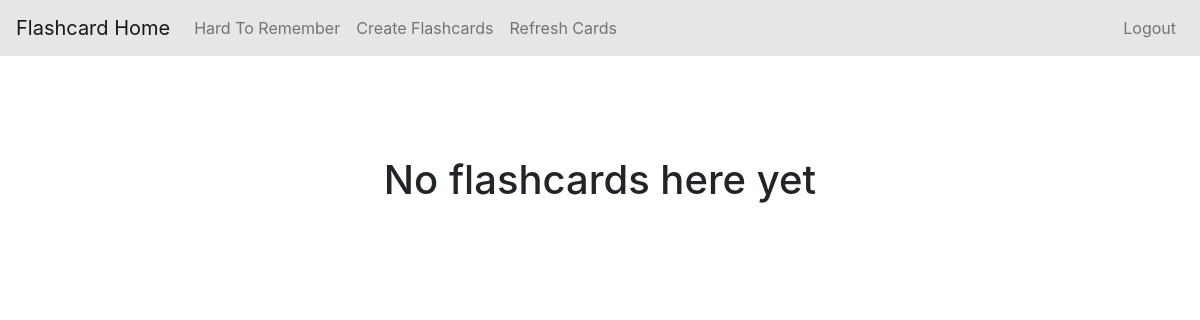
/hard_to_remember (signed in), run on an earlier commit of the app's database.
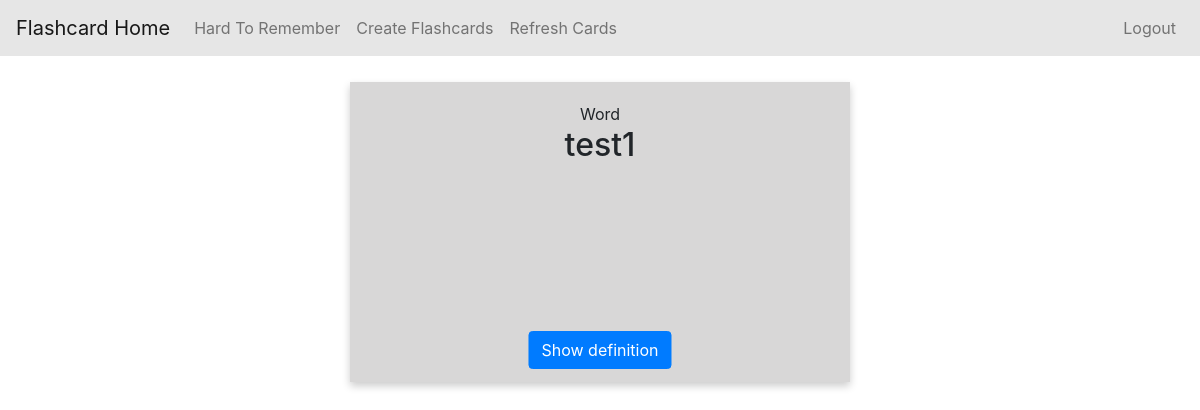
And on a later commit of the database.
### flash/models.py (models this page shows)
class Flashcard(models.Model):
    question = models.CharField(max_length=200)
    answer = models.CharField(max_length=200)
    hard_to_remember = models.IntegerField(default=0)
    time_cooldown = models.IntegerField(default=0)
    current_bin = models.CharField(max_length=200, default='0')
    last_bin_change = models.DateTimeField(default='2000-01-01 00:00:00.000000+00:00')
    user_id = models.ForeignKey(User, on_delete=models.CASCADE)

### flash/views.py (the view)
# urls.py: path('hard_to_remember', views.hard_to_remember, name='hard-to-remember'),
def hard_to_remember(request):
    if not request.user.is_authenticated:
        return redirect('login')
    flashcards = Flashcard.objects.filter(user_id=request.user, hard_to_remember=10)
    context = {
        'flashcards_json': flashcards
    }
    return render(request, 'flash/hard_to_remember.html', context)

### flash/templates/flash/hard_to_remember.html (shortened to what this page needs)
{% extends 'flash/base.html' %}
{% block content %}
    {% if flashcards_json|length == 0 %}
        <h1>No flashcards here yet</h1>
    {% endif %}
    {% for card in flashcards_json %}
        <div class="d-flex justify-content-center align-items-center mt-3">
            <div class="flip-card d-flex justify-content-center align-items-center">
                <div class="flip-card-inner " style="align-items:center">
                    <div class="flip-card-front">
                        <p>Word</p>
                        <h2 id="question">{{ card.question}}</h2>
                        <button class="btn btn-primary mb-2 definition-btn">Show definition</button>
                    </div>
                    <div class="flip-card-back">
                        <p>Definition</p>
                        <h2 id="answer">{{ card.answer }}</h2>
                    </div>
                </div>
            </div>
        </div>
    {% endfor %}
{%endblock%}

What changed in the data, as far as the page shows it:
now on this page (row edited): Flashcard: question "test1"
Also different on the page:
text no longer shown: "No flashcards here yet"
